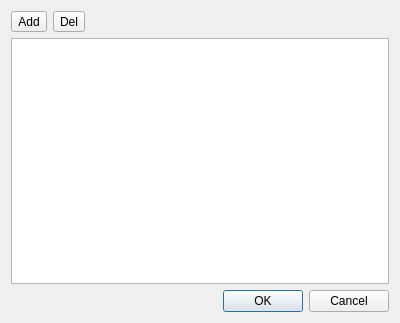
<?xml version="1.0" encoding="UTF-8"?>
<ui version="4.0">
 <class>AutoTypeDialog</class>
 <widget class="QDialog" name="AutoTypeDialog">
  <property name="geometry">
   <rect>
    <x>0</x>
    <y>0</y>
    <width>400</width>
    <height>323</height>
   </rect>
  </property>
  <property name="windowTitle">
   <string>Dialog</string>
  </property>
  <layout class="QVBoxLayout" name="verticalLayout">
   <item>
    <layout class="QHBoxLayout" name="horizontalLayout">
     <item>
      <widget class="QToolButton" name="tbAdd">
       <property name="text">
        <string>Add</string>
       </property>
      </widget>
     </item>
     <item>
      <widget class="QToolButton" name="tbDel">
       <property name="text">
        <string>Del</string>
       </property>
      </widget>
     </item>
     <item>
      <spacer name="horizontalSpacer">
       <property name="orientation">
        <enum>Qt::Horizontal</enum>
       </property>
       <property name="sizeHint" stdset="0">
        <size>
         <width>40</width>
         <height>20</height>
        </size>
       </property>
      </spacer>
     </item>
    </layout>
   </item>
   <item>
    <widget class="QTableView" name="tvAutoType">
     <property name="editTriggers">
      <set>QAbstractItemView::NoEditTriggers</set>
     </property>
     <property name="selectionMode">
      <enum>QAbstractItemView::MultiSelection</enum>
     </property>
     <property name="selectionBehavior">
      <enum>QAbstractItemView::SelectRows</enum>
     </property>
     <property name="sortingEnabled">
      <bool>true</bool>
     </property>
     <attribute name="verticalHeaderVisible">
      <bool>false</bool>
     </attribute>
    </widget>
   </item>
   <item>
    <widget class="QDialogButtonBox" name="buttonBox">
     <property name="orientation">
      <enum>Qt::Horizontal</enum>
     </property>
     <property name="standardButtons">
      <set>QDialogButtonBox::Cancel|QDialogButtonBox::Ok</set>
     </property>
    </widget>
   </item>
  </layout>
 </widget>
 <resources/>
 <connections>
  <connection>
   <sender>buttonBox</sender>
   <signal>accepted()</signal>
   <receiver>AutoTypeDialog</receiver>
   <slot>accept()</slot>
   <hints>
    <hint type="sourcelabel">
     <x>227</x>
     <y>305</y>
    </hint>
    <hint type="destinationlabel">
     <x>157</x>
     <y>274</y>
    </hint>
   </hints>
  </connection>
  <connection>
   <sender>buttonBox</sender>
   <signal>rejected()</signal>
   <receiver>AutoTypeDialog</receiver>
   <slot>reject()</slot>
   <hints>
    <hint type="sourcelabel">
     <x>295</x>
     <y>311</y>
    </hint>
    <hint type="destinationlabel">
     <x>286</x>
     <y>274</y>
    </hint>
   </hints>
  </connection>
 </connections>
</ui>
